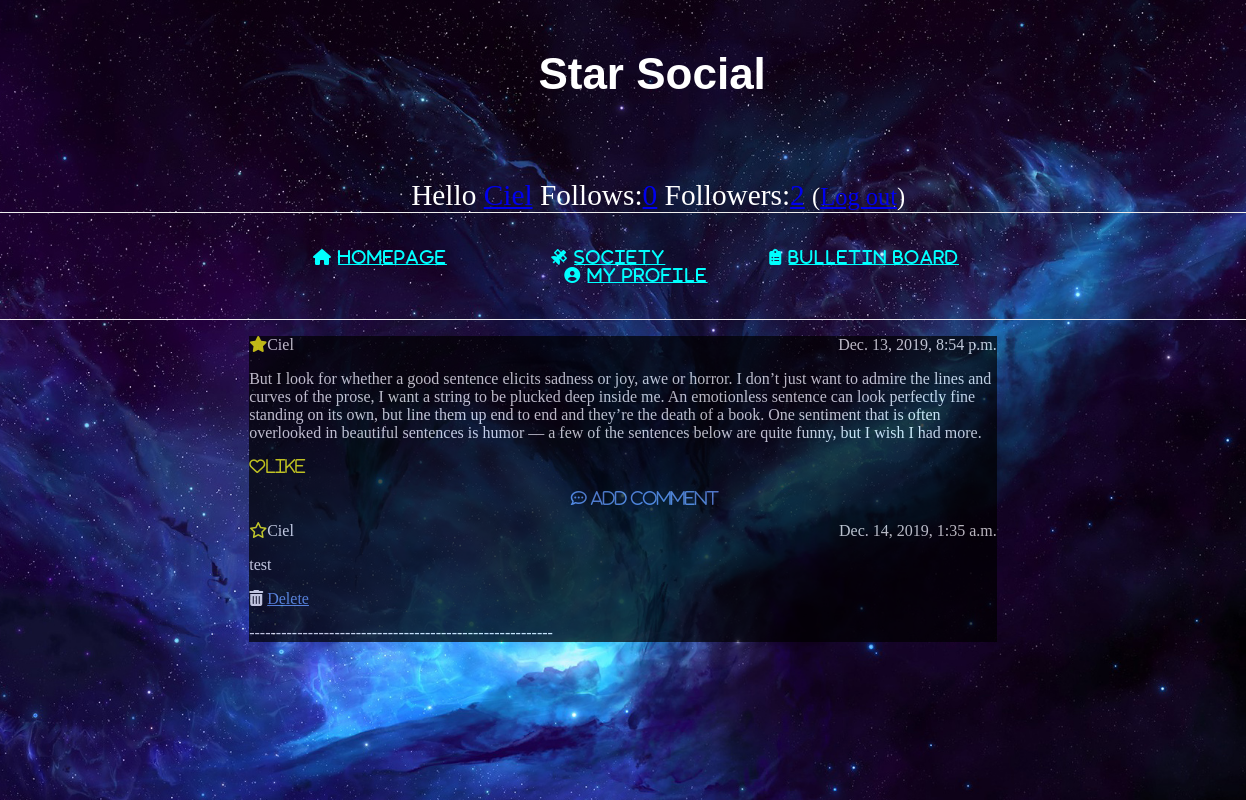
Before: /post/4/ (signed in) with the older database file.
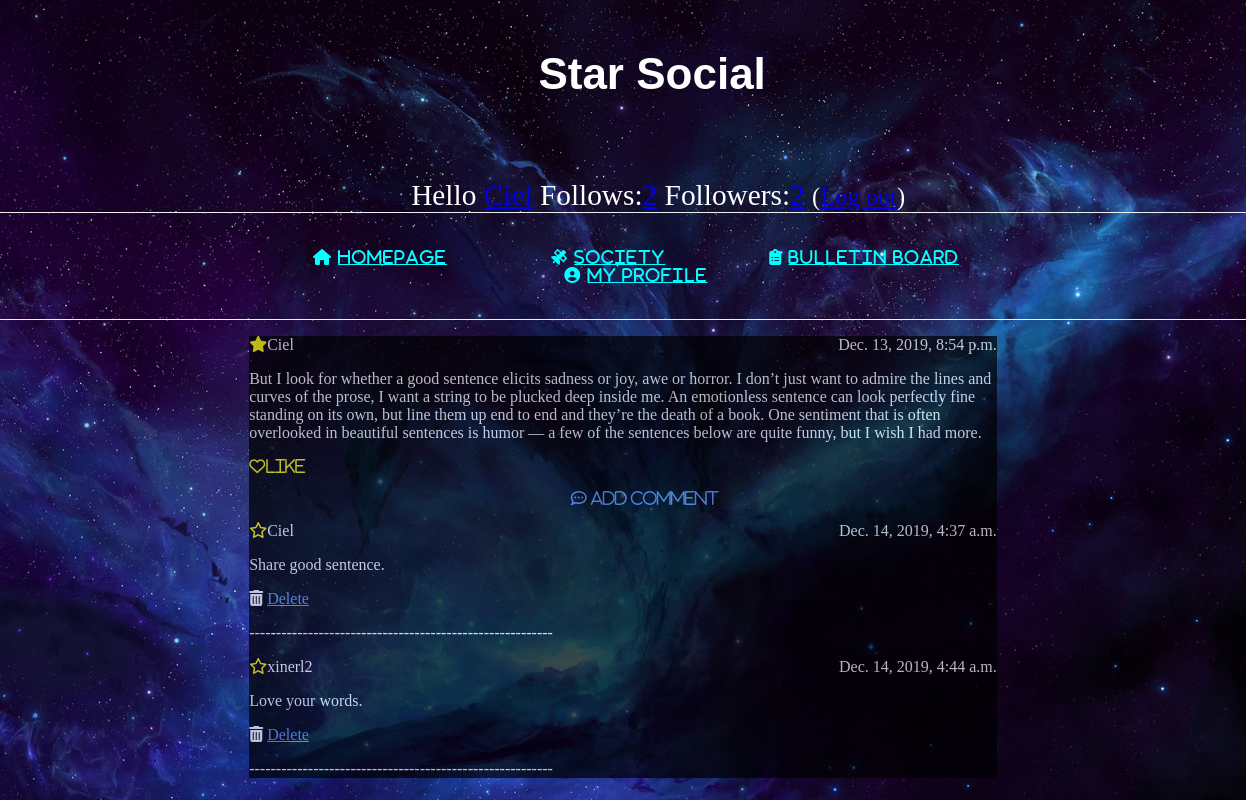
After: the same page with the newer database file.
### social_media/models.py (models this page shows, shortened)
class Comment(models.Model):
    post = models.ForeignKey('social_media.Post', on_delete=models.CASCADE, related_name='comments')
    author = models.ForeignKey('auth.User', on_delete=models.CASCADE, related_name='users')
    text = models.TextField()
    date = models.DateTimeField(default=timezone.now)

### social_media/views.py (the view)
# urls.py: path('post/<int:pk>/', views.post_detail, name='post_detail'),
@login_required
def post_detail(request, pk):
    uname = request.session['_auth_user_id']
    post = get_object_or_404(Post, pk=pk)
    loveinfo = Favorite.objects.filter(post=pk, user=uname)
    if loveinfo and loveinfo[0].status == "True":
        love_flag = 1
    else:
        love_flag = 0
    return render(request, 'social_media/post_detail.html', {'post': post, 'loveflag':love_flag})

### social_media/templates/social_media/post_detail.html (shortened to what this page needs)
{% extends 'social_media/base1.html' %}
{% load auth_extras %}
{% block head %}
        <link rel="stylesheet" type="text/css"
          href="../../static/social_media/social_media.css">
{% endblock%}
{% block content %}
   <post>
       <div class="date">
           {{ post.date }}
       </div>
       <p><icon><i class="fas fa-star"></i></icon>{{ post.author }}</p>
       <p>{{ post.text|linebreaksbr }}</p>
           <p><a href="{% url 'add_favorite' pk=post.pk %}">
        {% if loveflag == 1 %}
            <icon><i class="fas fa-heart">Liked</i></icon></a>
        {% else %}
            <icon><i class="far fa-heart">Like</i></icon></a>
        {% endif %}
           </p>
   </post>
    <p> <a class="add_comment" href="{% url 'add_comment' pk=post.pk %}"><i class="far fa-comment-dots"> Add Comment</i></a></p>
    <comment_detail>
    {% for comment in post.comments.all %}
        <div class="date">
            {{ comment.date }}
        </div>
        <p><icon><i class="far fa-star"></i></icon>{{ comment.author }}</p>
        <p>{{ comment.text|linebreaks }}</p>
        <p>{% if post.author.id == user.id or request.user|has_group:"Super_User"%}
            <i class="fas fa-trash-alt"></i>
            <a href="{% url 'delete_comment' pk=comment.pk %}" class="comment">Delete</a>
        {% endif %}</p>
    <p>---------------------------------------------------------</p>
    {% empty %}
        <p>No comments here yet :(</p>
    {% endfor %}
    </comment_detail>
{% endblock %}

### social_media/templates/social_media/base1.html (shortened to what this page needs)
{% load auth_extras %}
<html>
    <head>
        {% block head %}{% endblock %}
    </head>
    <body>
    <header class = "bgimg">
        <div class="page-header">
            <h1>Star Social</h1>
        </div>
        <div class = "top-menu">
            {% if user.is_authenticated %}
            Hello <a href = {% url 'my_profile' %}>{{ user.username }}</a> Follows:<a href="{% url 'follows' %}">{{ user.follower.count }}</a>  Followers:<a href="{% url 'followers' %}">{{ user.follows.count }}</a>
             <small>(<a href="{% url 'logout_urlpattern' %}">Log out</a>)</small>
            {% else %}
             You do not <a href="{% url 'login_urlpattern' %}">Log in</a> <a href="{% url 'register_urlpattern' %}">Register</a>
            {% endif %}
        </div>
		<nav>
            <ul>
                {% if user.is_authenticated %}
                <li><i class="fas fa-home">
                    <a href="{% url 'homepage_list' %}" >
                        Homepage</a></i></li>
                {% endif %}
                <li><i class="fas fa-satellite">
                     <a href="{% url 'society_list' %}" >
                         Society</a></i></li>
                <li><i class="fas fa-clipboard-list">
                     <a href="{% url 'bulletin_list' %}" >
                         Bulletin Board</a></i></li>
            {% if user.is_authenticated %}
                <li><i class="fas fa-user-circle">
                    <a href="{% url 'my_profile' %} ">
                        My Profile</a></i></li>
            {% endif %}
            </ul>
		</nav>
		<div class="content">
                {% block content %}
                {% endblock %}
        </div>
    </header>
    </body>
</html>

Changed rows visible on the page:
removed Comment: date "Dec. 14, 2019, 1:35 a.m.", author "Ciel", text "test"
added Comment: date "Dec. 14, 2019, 4:37 a.m.", author "Ciel", text "Share good sentence."
added Comment: date "Dec. 14, 2019, 4:44 a.m.", author "xinerl2", text "Love your words."
Other visible differences:
{{ user.follower.count }}: "0" → "2"
